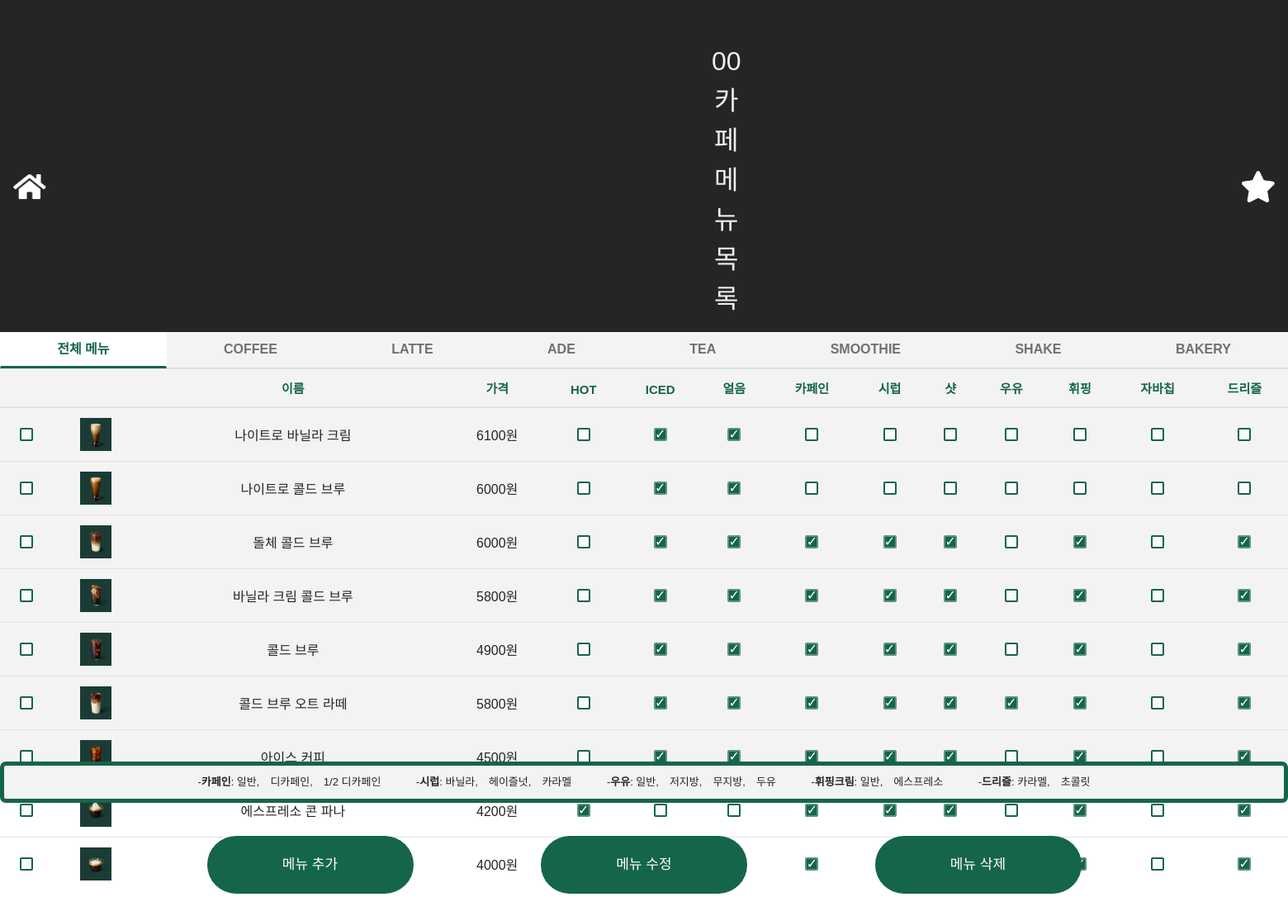
Page /manager/menu on the committed database.
### drive_restapi/models.py (models this page shows, shortened)
class prod(models.Model):
    prod_id = models.AutoField(primary_key=True) # 자동으로 1씩 증가하는 값
    prod_category = models.TextField(max_length=10)
    prod_name = models.TextField(max_length=20)
    prod_price = models.IntegerField()
    prod_image = models.ImageField(blank = True) # 경로 지정 필요 /prodImage/ URL 추가 필요
    prod_recommend = models.BooleanField()
    prod_hot_cold = models.IntegerField() #0 베이커리 1 hot 2 cold 3 hot & cold
    prod_caf_amount = models.BooleanField()
    prod_syrup = models.IntegerField() # 0 false 1 true 취급
    prod_shot = models.BooleanField()
    prod_milk = models.BooleanField()
    prod_whip = models.BooleanField()
    prod_java_chip = models.BooleanField()
    prod_driz = models.BooleanField()
    prod_sales_rate = models.IntegerField()

### driveapp/views.py (the view, shortened to what this page needs)
# urls.py: path('menu', views.manage_menu),
def manage_menu(request):
    class_prods = prod.objects.all()
    return render(request, 'manager/manage_menu.html', {'class_prods':class_prods})

### templates/manager/manage_menu.html (shortened to what this page needs)
{% load static %}
<link rel="stylesheet" href="https://stackpath.bootstrapcdn.com/bootstrap/4.1.3/css/bootstrap.min.css">
<link rel="stylesheet" type="text/css" href="{% static 'manager/style/manage_menu_style.css' %}">
<div class="bg_all">
    <section id="title" class="web-title">
        <button type="button" class="home_btn" onClick="history.back();"><img src="/static/manager/image/home.png"></button>
        <p>00카페 메뉴 목록</p>
        <button type="button" class="input_recommendation_btn" onClick="location.href='manage-recommendation-menu'"><img src="/static/manager/image/recommendation.png"></button>
    </section>
    <form method="POST" enctype="multipart/form-data">
        <section id="tabs" class="project-tab">
            <div class="menu">
                <div class="row">
                    <div class="col-md-12">
                        <nav>
                            <div class="nav nav-tabs nav-fill" id="nav-tab" role="tablist">
                                <a class="nav-item nav-link active" id="nav-total-tab" data-toggle="tab" href="#nav-total" role="tab" aria-controls="nav-total" aria-selected="true">전체 메뉴</a>
                                <a class="nav-item nav-link" id="nav-coffee-tab" data-toggle="tab" href="#nav-coffee" role="tab" aria-controls="nav-coffee" aria-selected="false">COFFEE</a>
                                <a class="nav-item nav-link" id="nav-latte-tab" data-toggle="tab" href="#nav-latte" role="tab" aria-controls="nav-latte" aria-selected="false">LATTE</a>
                                <a class="nav-item nav-link" id="nav-ade-tab" data-toggle="tab" href="#nav-ade" role="tab" aria-controls="nav-ade" aria-selected="false">ADE</a>
                                <a class="nav-item nav-link" id="nav-tea-tab" data-toggle="tab" href="#nav-tea" role="tab" aria-controls="nav-tea" aria-selected="false">TEA</a>
                                <a class="nav-item nav-link" id="nav-smoothie-tab" data-toggle="tab" href="#nav-smoothie" role="tab" aria-controls="nav-smoothie" aria-selected="false">SMOOTHIE</a>
                                <a class="nav-item nav-link" id="nav-shake-tab" data-toggle="tab" href="#nav-shake" role="tab" aria-controls="nav-shake" aria-selected="false">SHAKE</a>
                                <a class="nav-item nav-link" id="nav-bakery-tab" data-toggle="tab" href="#nav-bakery" role="tab" aria-controls="nav-bakery" aria-selected="false">BAKERY</a>
                            </div>
                        </nav>
                        <div class="tab-content" id="nav-tabContent">
                            <div class="tab-pane fade show active" id="nav-total" role="tabpanel" aria-labelledby="nav-total-tab">
                                <table class="table" cellspacing="0">
                                    <thead>
                                        <tr>
                                            <th></th>
                                            <th></th>
                                            <th>이름</th>
                                            <th>가격</th>
                                            <th>HOT</th>
                                            <th>ICED</th>
                                            <th>얼음</th>
                                            <th>카페인</th>
                                            <th>시럽</th>
                                            <th>샷</th>
                                            <th>우유</th>
                                            <th>휘핑</th>
                                            <th>자바칩</th>
                                            <th>드리즐</th>
                                        </tr>
                                    </thead>
                                    <tbody>
                                        {% for class in class_prods %}
                                        <tr>
                                            <td><input type="checkbox" name="chk_box[]" class="checkSelect" value="{{ class.prod_id }}"/></td>
                                            {% if class.prod_image %}
                                            <td><img src ="{{ class.prod_image.url }}" alt = "{{ class.prod_image }}"></td>
                                            {% else %}
                                            <td><img src="/static/manager/image/starbuck.png" alt="My Image"/></td>
                                            {% endif %}
                                            <td>{{class.prod_name}}</td>
                                            <td>{{class.prod_price}}원</td>
                                            {% if class.prod_hot_cold is 0 %}
                                                <td><input type="checkbox" name="chk_option" value=""/></td>
                                                <td><input type="checkbox" name="chk_option" value=""/></td>
                                            {% elif class.prod_hot_cold is 1 %}
                                                <td><input type="checkbox" name="chk_option" value="1"checked></td>
                                                <td><input type="checkbox" name="chk_option" value=""/></td>
                                            {% elif class.prod_hot_cold is 2 %}
                                                <td><input type="checkbox" name="chk_option" value="1"/></td>
                                                <td><input type="checkbox" name="chk_option" value="2"checked></td>
                                            {% else %}
                                                <td><input type="checkbox" name="chk_option" value="1"checked></td>
                                                <td><input type="checkbox" name="chk_option" value="2"checked></td>
                                            {% endif %}
                                            {% if class.prod_hot_cold is 2 %}
                                                <td><input type="checkbox" name="chk_option" value="true" checked></td>
                                            {% elif class.prod_hot_cold is 3 %}
                                                <td><input type="checkbox" name="chk_option" value="true" checked></td>
                                            {% else %}
                                                <td><input type="checkbox" name="chk_option" value="false"/></td>
                                            {% endif %}
                                            {% if class.prod_caf_amount is True %}
                                                <td><input type="checkbox" name="chk_option" value="true" checked></td>
                                            {% else %}
                                                <td><input type="checkbox" name="chk_option" value="false"/></td>
                                            {% endif %}
                                            {% if class.prod_syrup is 0 %}
                                                <td><input type="checkbox" name="chk_option" value="0"></td>
                                            {% else %}
                                                <td><input type="checkbox" name="chk_option" value="1"checked></td>
                                            {% endif %}
                                            {% if class.prod_shot is True %}
                                                <td><input type="checkbox" name="chk_option" value="true" checked></td>
                                            {% else %}
                                                <td><input type="checkbox" name="chk_option" value="false"/></td>
                                            {% endif %}
                                            {% if class.prod_milk is True %}
                                                <td><input type="checkbox" name="chk_option" value="true" checked></td>
                                            {% else %}
                                                <td><input type="checkbox" name="chk_option" value="false"/></td>
                                            {% endif %}
                                            {% if class.prod_whip is True %}
                                                <td><input type="checkbox" name="chk_option" value="true" checked></td>
                                            {% else %}
                                                <td><input type="checkbox" name="chk_option" value="false"/></td>
                                            {% endif %}
                                            {% if class.prod_java_chip is True %}
                                                <td><input type="checkbox" name="chk_option" value="true" checked></td>
                                            {% else %}
                                                <td><input type="checkbox" name="chk_option" value="false"/></td>
                                            {% endif %}
                                            {% if class.prod_driz is True %}
                                                <td><input type="checkbox" name="chk_option" value="true" checked></td>
                                            {% else %}
                                                <td><input type="checkbox" name="chk_option" value="false"/></td>
                                            {% endif %}
                                        </tr>
                                        {% endfor %}
                                    </tbody>
                                </table>
                            </div>
                        </div>
                    </div>
                </div>
            </div>
        </section>
        <section id="options" class="coffee-options">
            <div>-<b>카페인</b>: 일반,&emsp;디카페인,&emsp;1/2 디카페인&emsp;&emsp;&emsp;
                -<b>시럽</b>: 바닐라,&emsp;헤이즐넛,&emsp;카라멜&emsp;&emsp;&emsp;
                -<b>우유</b>: 일반,&emsp;저지방,&emsp;무지방,&emsp;두유&emsp;&emsp;&emsp;
                -<b>휘핑크림</b>: 일반,&emsp;에스프레소&emsp;&emsp;&emsp;
                -<b>드리즐</b>: 카라멜,&emsp;초콜릿</div>
        </section>
        <div id="buttons" class="menu-button">
            <button type="button" class="input_add_btn" onClick="location.href='manage-menu-addendum'">메뉴 추가</button>
            <button type="button" class="input_update_btn">메뉴 수정</button>
            <input type="submit" class="input_delete_btn" value="메뉴 삭제">
        </div>
    </form>
</div>

### static/manager/style/manage_menu_style.css (style rules this page uses)
.bg_all { text-align: center; background-color: #252525; width:100%; height:100%; }
.web-title { float: none; display: flex; }
.home_btn { margin-top: 50px; margin-left: 10px; background: none; border: none; outline: none; }
.home_btn img { max-width: 40px; max-height: 40px; object-fit: contain; }
.web-title p { font-family: 'Noto Sans KR', sans-serif; text-align: center; font-weight: 500; font-size: xx-large; margin-top: 50px; margin-left: 800px; color: #eee; }
.input_recommendation_btn { margin-top: 50px; margin-left: 600px; background: none; border: none; }
.input_recommendation_btn img { max-width: 40px; max-height: 40px; object-fit: contain; }
.project-tab { font-family: 'Noto Sans KR', sans-serif; background-color: #f3f3f3; width: 100%; height: 65%; }
.project-tab #tabs .nav-tabs .nav-item.show .nav-link, .nav-tabs .nav-link.active { color: #15654A; background-color: transparent #f3f3f3; border-color: transparent transparent #f3f3f3; border-bottom: 3px solid !important; font-size: 16px; font-weight: bold; }
.project-tab .nav-link { border: 1px solid transparent; border-top-left-radius: .25rem; border-top-right-radius: .25rem; color: #707070; font-size: 16px; font-weight: 600; }
.row { width: auto; }
.project-tab thead { background: #f3f3f3; color: #15654A; font-size: 15px; text-align: center; }
.project-tab a { text-decoration: none; color: #333; font-weight: 600; }
.project-tab td { text-align: center; vertical-align: middle; }
.project-tab img { max-width: 40px; max-height: 40px; object-fit: contain; }
.tab-content { height: 630px; overflow: auto; }
input[type="checkbox"] { -webkit-appearance: none; position: relative; width: 16px; height: 16px; cursor: pointer; outline: none !important; border: 2px solid #15654A; border-radius: 2px; background: #fbfbfb; }
input[type="checkbox"]::before { content: "\2713"; position: absolute; top: 50%; left: 50%; overflow: hidden; transform: scale(0) translate(-50%, -50%); line-height: 1; }
input[type="checkbox"]:checked { background-color: #15654A; border-color: rgba(255, 255, 255, 0.3); color: white; }
input[type="checkbox"]:checked::before { border-radius: 2px; transform: scale(1) translate(-50%, -50%); }
.coffee-options { background-color: #f3f3f3; position: relative; border:5px solid; border-color: #15654A; height: auto; font-size: 13px; padding: 10px; border-radius: 7px; }
.coffee-options div { font-family: 'Noto Sans KR', sans-serif; height: auto; text-align: center; vertical-align: middle; }
.menu-button { position: relative; height: auto; padding: 40px; }
.input_add_btn { font-family: 'Noto Sans KR', sans-serif; font-size: 17px; color: white; background-color: #15654A; width: 250px; height: 70px; border: 1px; margin-right: 150px; border-radius: 50px; outline: none; }
.input_update_btn { font-family: 'Noto Sans KR', sans-serif; font-size: 17px; color: white; background-color: #15654A; width: 250px; height: 70px; border: 1px; margin-right: 150px; border-radius: 50px; outline: none; }
.input_delete_btn { font-family: 'Noto Sans KR', sans-serif; font-size: 17px; color: white; background-color: #15654A; width: 250px; height: 70px; border: 1px; border-radius: 50px; outline: none; }

### rows in the picture
prod: prod_image (picture), prod_name "나이트로 바닐라 크림", prod_price "6100"
prod: prod_image (picture), prod_name "나이트로 콜드 브루", prod_price "6000"
prod: prod_image (picture), prod_name "돌체 콜드 브루", prod_price "6000"
prod: prod_image (picture), prod_name "바닐라 크림 콜드 브루", prod_price "5800"
prod: prod_image (picture), prod_name "콜드 브루", prod_price "4900"
prod: prod_image (picture), prod_name "콜드 브루 오트 라떼", prod_price "5800"
prod: prod_image (picture), prod_name "아이스 커피", prod_price "4500"
prod: prod_image (picture), prod_name "에스프레소 콘 파나", prod_price "4200"
prod: prod_image (picture), prod_price "4000"
